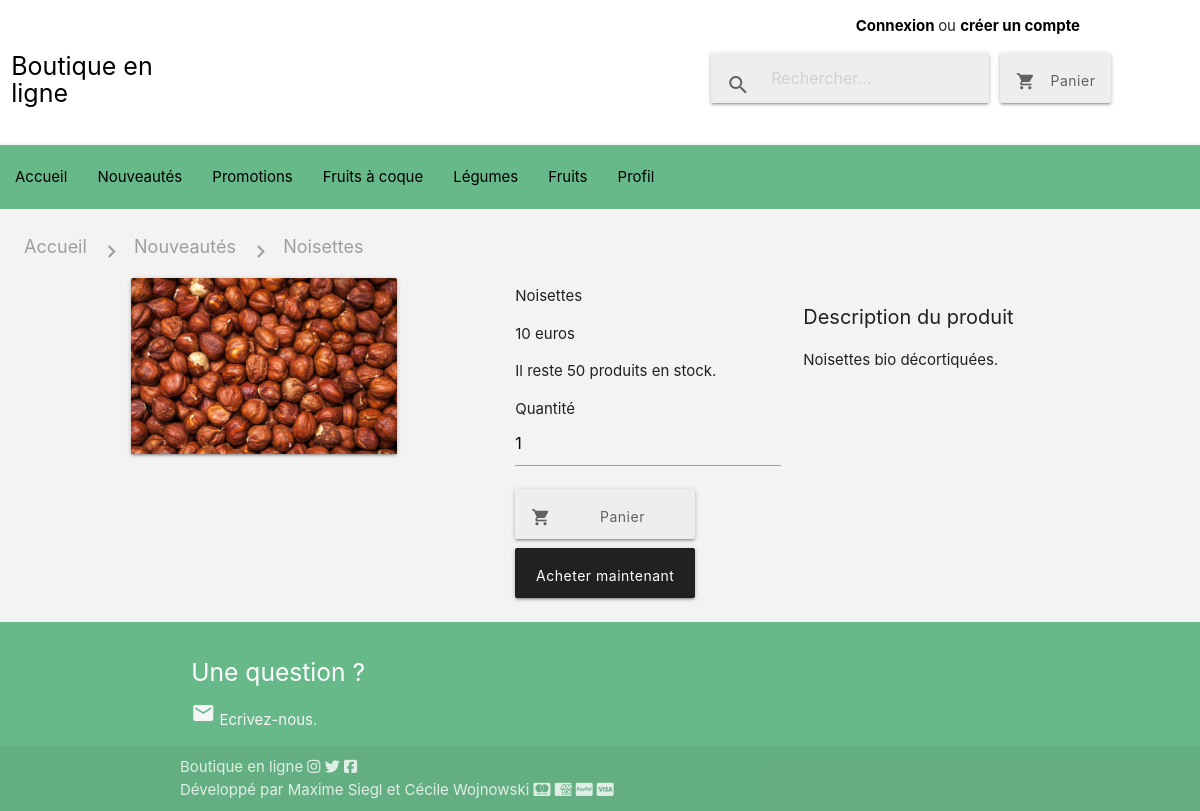
/produit.php?id=1, run on the app's committed database.
### tables this page shows
CREATE TABLE IF NOT EXISTS `produits` (
  `id` int(11) NOT NULL AUTO_INCREMENT,
  `nom` varchar(255) NOT NULL,
  `prix` int(11) NOT NULL,
  `description` text NOT NULL,
  `image` varchar(255) NOT NULL,
  `date_ajout` datetime NOT NULL,
  `stock` int(11) NOT NULL,
  `valorisation` tinyint(1) NOT NULL,
  `prix_solde` int(11) DEFAULT NULL,
  `id_categorie` int(11) NOT NULL,
  PRIMARY KEY (`id`)
);

### classes/Produit.php (called while the page is built, shortened)
<?php
class Produit
{
  private $id;
  private $nom;
  private $prix;
  private $description;
  private $image;
  private $stock;
  public function setId($id){
    $id = (int) $id;
   if ($id > 0)
   {
     $this->id = $id;
   }
 }
  public function setNom($nom){
    if (is_string($nom))
    {
      $this->nom = $nom;
    }
  }
  public function setPrix($prix){
    $prix = (int) $prix;
   if ($prix > 0)
   {
     $this->prix = $prix;
   }
  }
  public function setDescription($description){
    if (is_string($description))
    {
      $this->description = $description;
    }
  }
  public function setStock($stock){
    $stock = (int) $stock;
   if ($stock >= 0)
   {
     $this->stock = $stock;
   }
  }
  public function setImage($image){
    return $this->image = $image;
  }
  public function id(){
    return $this->id;
  }
  public function nom(){
    return $this->nom;
  }
  public function prix(){
    return $this->prix;
  }
  public function description(){
    return $this->description;
  }
  public function image(){
    return $this->image;
  }
  public function stock(){
    return $this->stock;
  }
}
 ?>

### produit.php (the view, shortened to what this page needs)
<!DOCTYPE html>
<html lang="fr" dir="ltr">
  <head>
    <link rel="stylesheet" href="https://cdnjs.cloudflare.com/ajax/libs/materialize/1.0.0/css/materialize.min.css">
    <link rel="stylesheet" href="css/style.css">
  </head>
  <body>
    <?php include('includes/header.php');
          include('classes/Produit.php');
          include('classes/Panier.php');
          ?>
    <main>
        <div class="nav-wrapper">
          <div class="col s12">
            <a href="#!" class="breadcrumb grey-text">Accueil</a>
            <a href="#!" class="breadcrumb grey-text">Nouveautés</a>
            <a href="#!" class="breadcrumb grey-text">Noisettes</a>
          </div>
        </div>
        <?php
        if(isset($_GET['id'])){
          $id = strval($_GET['id']);
        $db->setAttribute(PDO::ATTR_ERRMODE, PDO::ERRMODE_EXCEPTION);
        $request = $db->query("SELECT * FROM produits WHERE id = '$id'");
        while ($donnees = $request->fetch(PDO::FETCH_ASSOC))
        {
          $produit = new Produit($donnees);
          $produit->hydrate($donnees);
        ?>
        <div class="row">
          <div class="col s3 m3 offset-m1">
            <div class="card">
              <div class="card-image">
                <img src="img/<?php echo $produit->image();?> ">
              </div>
            </div>
          </div>
        <div class="col s3 m3 offset-m1">
          <p><?php echo $produit->nom(); ?></p>
          <p><?php echo $produit->prix(); ?> euros</p>
          <p> Il reste <?php echo $produit->stock(); ?> produits en stock.</p>
          <form class="" action="produit.php?id=<?php echo $produit->id(); ?>" method="post">
            <p> Quantité <input type="text" name="quantite" value="1" required> </p>
            <div class= "boutons_produit">
              <button id="bouton_produit1" class="waves-effect waves-green btn grey lighten-3 grey-text text-darken-2" type="submit">
                <i class="material-icons left">shopping_cart</i>Panier
              </button>
              <a class="waves-effect waves-green btn grey darken-4 lighten-3 white-text">
                Acheter maintenant</a>
            </div>
          </form>
        </div>
        <div class="col s3 m3">
          <h2 class="h2_produit"> Description du produit </h2>
          <p> <?php echo $produit->description(); ?> </p>
        </div>
      </div>
<?php }
} ?>
    </main>
<?php include('includes/footer.php'); ?>
</body>
</html>

### css/style.css (style rules this page uses)
.row { margin-bottom: 0 !important; }
a { color:black !important; }
h2 { font-size:30px !important; }
.btn { height:50px !important; text-transform:none !important; padding: 10px 16px !important; }
main { background-color: #F3F3F3 !important; padding:2%; }
.h2_produit { font-size:20px !important; }
.boutons_produit { display: flex; flex-direction: column !important; width : 180px; }
#bouton_produit1 { margin-bottom:5%; }
.breadcrumb:before { color: #9e9e9e; }

### data on the page
produits: image (picture), nom "Noisettes", prix "10", stock "50", description "Noisettes bio décortiquées."
